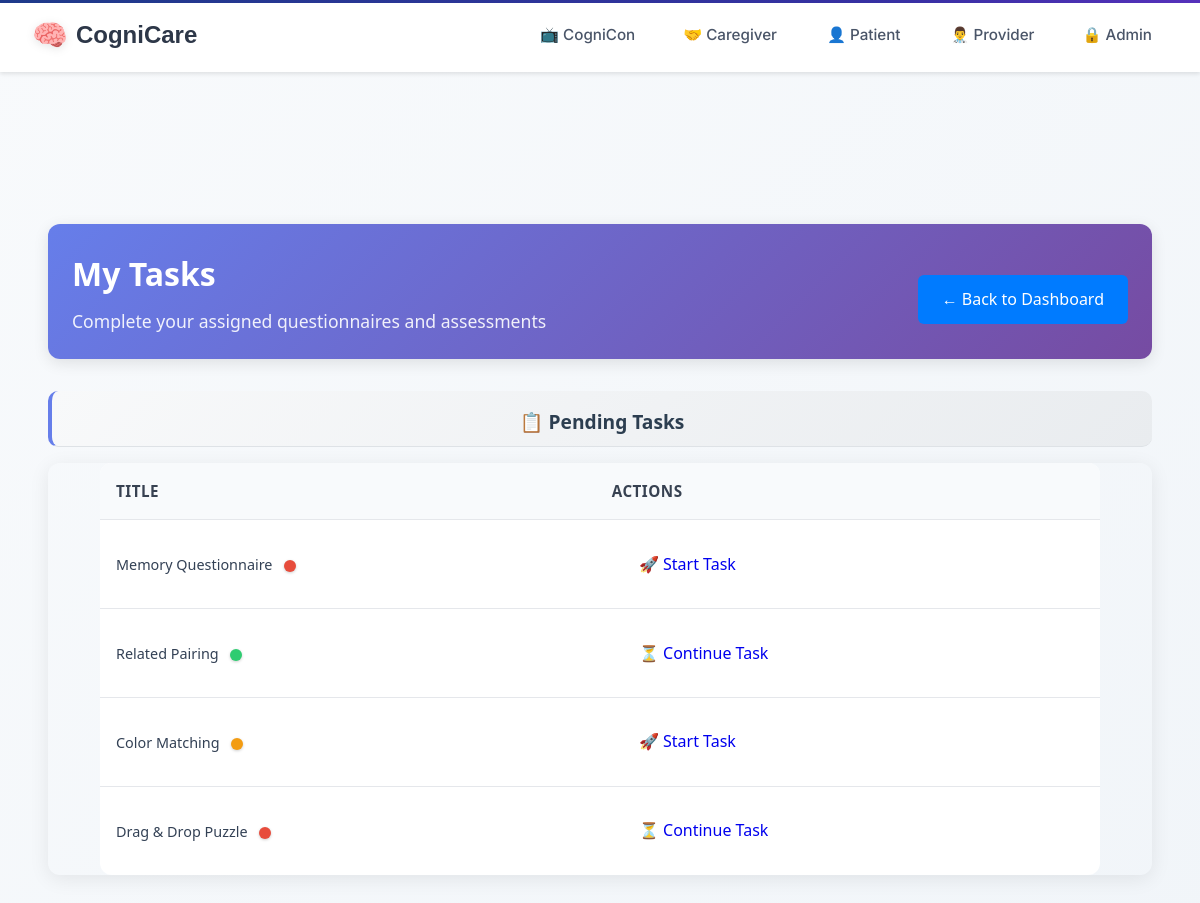
/taskmanager/patient/tasks/ (signed in), run on the app's committed database.
### taskmanager/models.py (models this page shows, shortened)
class Task(models.Model):
    title = models.CharField(max_length=255)
    description = models.TextField(blank=True, null=True)
    task_type = models.CharField(max_length=50, choices=TASK_TYPES)
    difficulty = models.CharField(
        max_length=50,
        choices=DIFFICULTY_LEVELS,
        blank=True,
        null=True,
        help_text="Cognitive difficulty level for games"
    )
    assigned_by = models.ForeignKey(UserProfile, related_name='assigned_tasks', on_delete=models.CASCADE)
    assigned_to = models.ForeignKey(UserProfile, related_name='tasks', on_delete=models.CASCADE)
    completed_by = models.ForeignKey(UserProfile, related_name='completed_tasks', on_delete=models.SET_NULL, null=True, blank=True)
    status = models.CharField(max_length=20, choices=[
        ('assigned', 'Assigned'),
        ('in_progress', 'In Progress'),
        ('completed', 'Completed'),
    ], default='assigned')
    created_at = models.DateTimeField(auto_now_add=True)
    assigned_at = models.DateTimeField(auto_now_add=True)
    due_date = models.DateTimeField(blank=True, null=True)
    completed_at = models.DateTimeField(null=True, blank=True)
    task_config = models.JSONField(default=dict, blank=True)
    class Meta:
        ordering = ['-created_at']

### taskmanager/views/__init__.py (the view)
# urls.py: path('patient/tasks/', views.patient_tasks, name='patient_tasks'),
def patient_tasks(request, patient_id=None):
    view = PatientTasksView()
    return view.get(request, patient_id)

### templates/tasks/assign/patient_tasks.html (shortened to what this page needs)
{% extends 'layouts/base.html' %}
{% load static %}
{% block extra_css %}
<link rel="stylesheet" href="{% static 'css/tasks.css' %}">
{% endblock %}
{% block content %}
<div class="dashboard-container">
    <div class="dashboard-header">
        <div class="header-info">
        <h1>My Tasks</h1>
        <p>Complete your assigned questionnaires and assessments</p>
        </div>
        <a href="{% url 'patient_dashboard' %}" class="back-btn">← Back to Dashboard</a>
    </div>
    {% if pending_tasks %}
    <div class="table-section">
        <h2 class="section-title">📋 Pending Tasks</h2>
        <div class="table-container">
            <table class="enhanced-table">
                <thead>
                    <tr>
                        <th>Title</th>
                        <th>Actions</th>
                    </tr>
                </thead>
                <tbody>
            {% for task in pending_tasks %}
                    <tr>
                        <td>
                            {{ task.title }}
                            {% if task.difficulty %}
                            <span class="difficulty-dot {{ task.difficulty|lower }}"></span>
                            {% endif %}
                        </td>
                        <td>
                            <a href="{% url 'taskmanager:take_task' task.id %}" class="action-btn start-btn">
                                {% if task.status == 'assigned' %}
                                    🚀 Start Task
                                {% else %}
                                    ⏳ Continue Task
                {% endif %}
                    </a>
                        </td>
                    </tr>
            {% endfor %}
                </tbody>
            </table>
        </div>
    </div>
    {% endif %}
</div>
{% endblock %}

### static/css/base.css (style rules this page uses)
:root { --patient-primary: #9333ea; --patient-secondary: #7c3aed; --patient-accent: #8b5cf6; --caregiver-primary: #059669; --caregiver-secondary: #047857; --caregiver-accent: #10b981; --provider-primary: #1e3a8a; --provider-secondary: #1e40af; --provider-accent: #3730a3; --admin-primary: #1a202c; --admin-secondary: #2d3748; --admin-accent: #fbbf24; --neutral-50: #f8fafc; --neutral-100: #f1f5f9; --neutral-200: #e2e8f0; --neutral-300: #cbd5e1; --neutral-400: #94a3b8; --neutral-500: #64748b; --neutral-600: #475569; --neutral-700: #334155; --neutral-800: #1e293b; --neutral-900: #0f172a; }
* { margin: 0; padding: 0; box-sizing: border-box; }
body { background: linear-gradient(135deg, var(--neutral-50) 0%, var(--neutral-100) 100%); font-family: 'Inter', -apple-system, BlinkMacSystemFont, 'Segoe UI', Roboto, sans-serif; min-height: 100vh; color: var(--neutral-700); line-height: 1.6; }

### static/css/base-layout.css (style rules this page uses)
.theme-patient { --primary-color: #48bb78; --secondary-color: #38a169; }
.theme-default { --primary-color: #4a5568; --secondary-color: #2d3748; }
html { scroll-behavior: smooth; }

### static/css/games.css (style rules this page uses)
.back-btn { background: #4299e1; color: white; border: none; padding: 0.75rem 1.5rem; border-radius: 6px; font-size: 1rem; cursor: pointer; margin-top: 1rem; transition: background-color 0.2s ease; text-decoration: none; display: inline-block; }

### static/css/dashboard.css (style rules this page uses)
.dashboard-container { max-width: 1200px; margin: 0 auto; padding: 2rem; font-family: 'Inter', -apple-system, BlinkMacSystemFont, 'Segoe UI', Roboto, sans-serif; }
.dashboard-header { display: flex; justify-content: space-between; align-items: center; margin-bottom: 2rem; padding: 1.5rem; border-radius: 12px; color: white; box-shadow: 0 4px 15px rgba(0,0,0,0.1); }
.header-info h1 { margin: 0 0 0.5rem 0; font-size: 2rem; font-weight: 600; }
.header-info p { margin: 0; color: rgba(255,255,255,0.9); font-size: 1.1rem; }
.logout-btn, .back-btn { background: rgba(255,255,255,0.2); color: white; padding: 0.75rem 1.5rem; border-radius: 8px; text-decoration: none; font-weight: 500; transition: all 0.3s ease; border: 1px solid rgba(255,255,255,0.3); }
.section-title { color: #34495e; margin: 0 0 1.5rem 0; font-size: 1.4rem; font-weight: 600; text-align: center; padding: 1rem; background: linear-gradient(135deg, #f8f9fa 0%, #e9ecef 100%); border-radius: 10px; }
.table-section { margin-bottom: 2.5rem; }
.table-container { display: flex; justify-content: center; margin: 0 auto; overflow-x: auto; border-radius: 12px; box-shadow: 0 4px 20px rgba(0,0,0,0.08); }
.enhanced-table { width: 100%; max-width: 900px; border-collapse: collapse; background: white; border-radius: 12px; overflow: hidden; margin: 0 auto; }
.enhanced-table th { background: linear-gradient(135deg, #34495e 0%, #2c3e50 100%); color: white; padding: 1.2rem 1rem; text-align: left; font-weight: 600; font-size: 0.95rem; text-transform: uppercase; letter-spacing: 0.5px; }
.enhanced-table td { padding: 1.2rem 1rem; border-bottom: 1px solid #eee; vertical-align: middle; transition: background-color 0.2s ease; }
.enhanced-table tr:last-child td { border-bottom: none; }
.action-btn { padding: 0.6rem 1.2rem; border-radius: 8px; text-decoration: none; font-weight: 600; font-size: 0.9rem; transition: all 0.3s ease; display: inline-block; text-align: center; min-width: 120px; border: none; cursor: pointer; margin: 0.2rem; }

### data on the page
Task: title "Memory Questionnaire", status "🚀 Start Task"
Task: title "Related Pairing", status "⏳ Continue Task"
Task: title "Color Matching", status "🚀 Start Task"
Task: title "Drag & Drop Puzzle", status "⏳ Continue Task"
